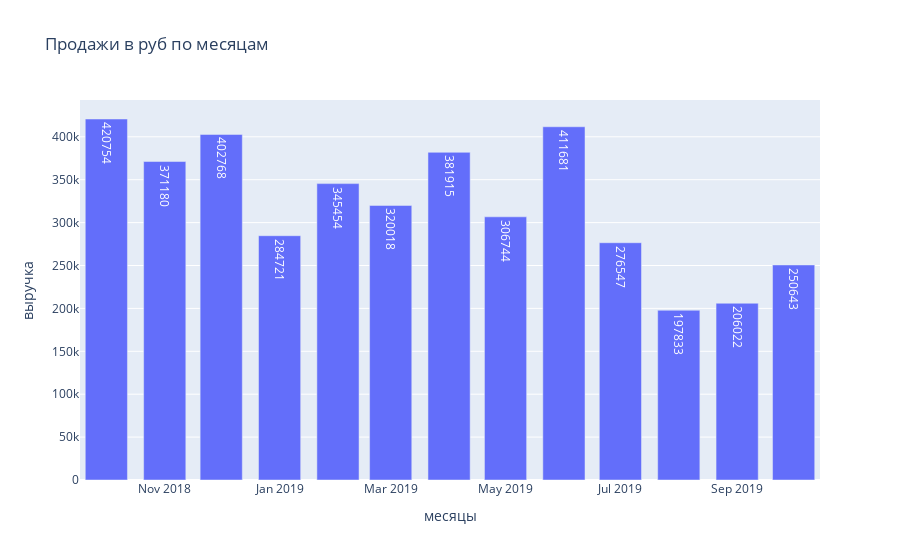

Notebook cell for this chart:
### Code cell
import plotly.graph_objects as go

x = revenue_by_month['year_month']
y = revenue_by_month['revenue']

# Use textposition='auto' for direct text
fig = go.Figure(data=[go.Bar(
            x=x, y=y,
            text=y,
            textposition='auto',
        )])
fig.update_layout(
    title="Продажи в руб по месяцам",
    xaxis_title="месяцы",
    yaxis_title="выручка",
)

fig.show()

### Figure 1 — Plotly figure (JSON) as saved in the notebook; plotly's stock layout.template omitted (floating-point values rounded to 4 significant figures)
{"data": [{"text": [420754, 371180, 402768, 284721, 345454, 320018, 381915, 306744, 411681, 276547, 197833, 206022, 250643], "textposition": "auto", "type": "bar", "x": ["2018-10", "2018-11", "2018-12", "2019-01", "2019-02", "2019-03", "2019-04", "2019-05", "2019-06", "2019-07", "2019-08", "2019-09", "2019-10"], "y": [420754, 371180, 402768, 284721, 345454, 320018, 381915, 306744, 411681, 276547, 197833, 206022, 250643]}], "layout": {"title": {"text": "Продажи в руб по месяцам"}, "xaxis": {"title": {"text": "месяцы"}}, "yaxis": {"title": {"text": "выручка"}}}}
